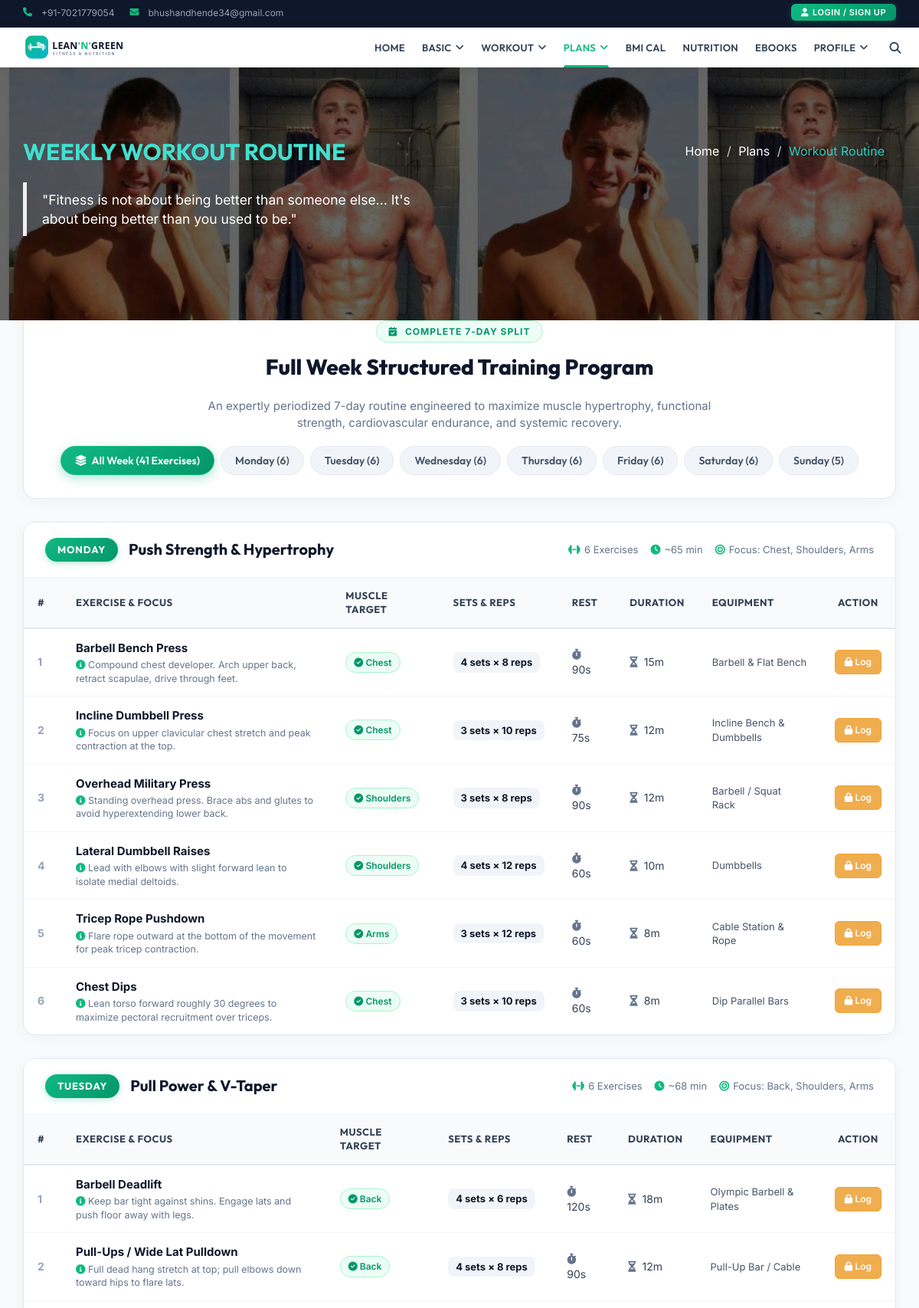
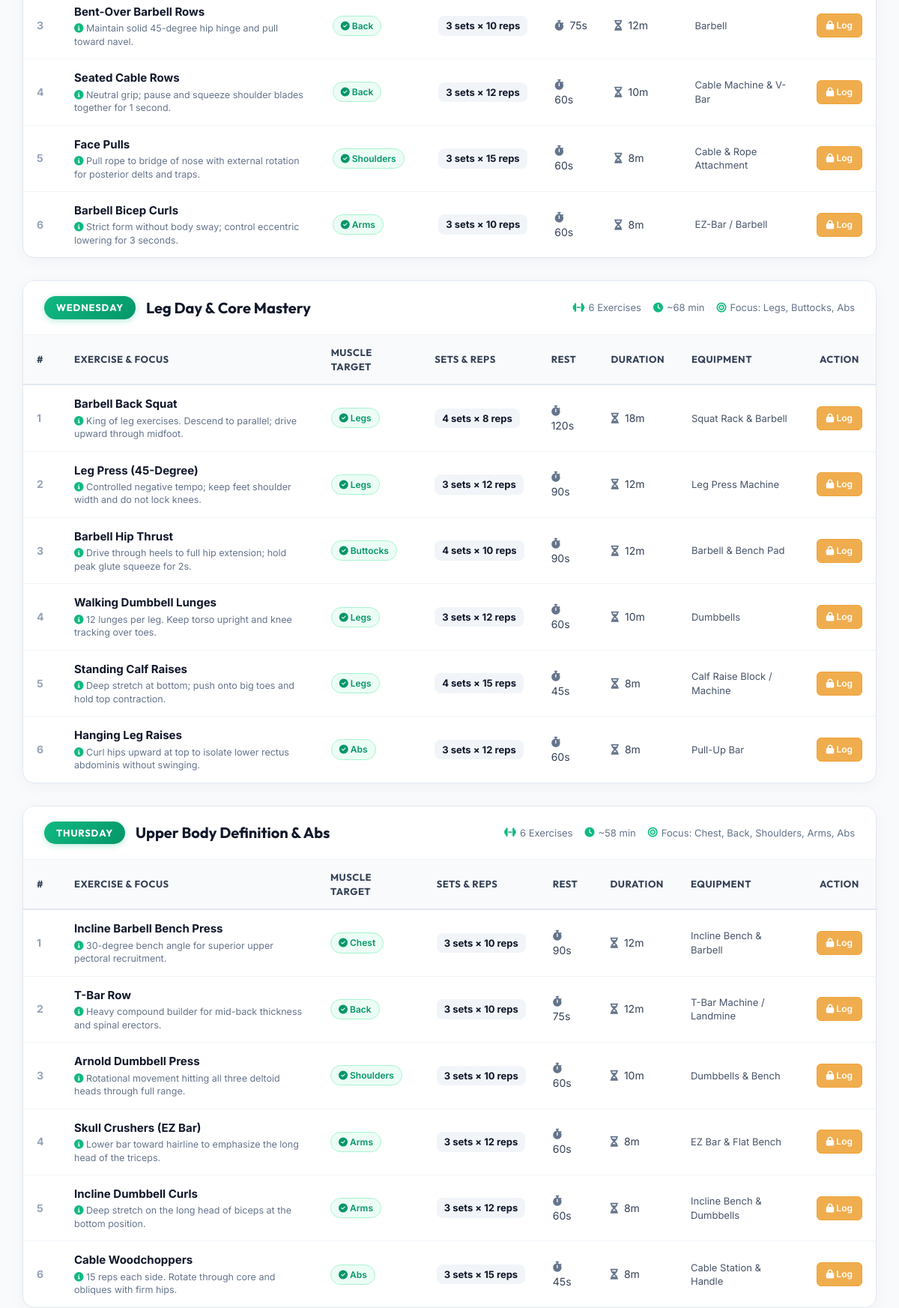
The page /Workout-Routine.php (upper part) on the database its author committed (2 pictures, top to bottom).
### tables this page shows
CREATE TABLE `workout_routine` (
  `id` int(11) NOT NULL,
  `day_of_week` varchar(20) NOT NULL,
  `workout_name` varchar(100) NOT NULL,
  `muscle_group` varchar(50) NOT NULL,
  `exercise_name` varchar(100) NOT NULL,
  `sets` int(11) DEFAULT 3,
  `reps` int(11) DEFAULT 12,
  `rest_seconds` int(11) DEFAULT 60,
  `duration_minutes` int(11) DEFAULT 15,
  `equipment_needed` varchar(100) DEFAULT 'Barbell / Dumbbell',
  `is_cardio` tinyint(1) DEFAULT 0,
  `notes` text DEFAULT NULL
);

### Workout-Routine.php (the view, shortened to what this page needs)
<?php
include('header.php');
include_once('db.php');
$sql = "SELECT id, day_of_week, workout_name, muscle_group, exercise_name, sets, reps, rest_seconds, duration_minutes, equipment_needed, is_cardio, notes
        FROM workout_routine
        ORDER BY FIELD(day_of_week, 'Monday', 'Tuesday', 'Wednesday', 'Thursday', 'Friday', 'Saturday', 'Sunday'), id ASC";
$result = $conn->query($sql);
$daysOrder = ['Monday', 'Tuesday', 'Wednesday', 'Thursday', 'Friday', 'Saturday', 'Sunday'];
$routinesByDay = [];
foreach ($daysOrder as $d) {
    $routinesByDay[$d] = [
        'workout_name' => '',
        'exercises' => [],
        'total_duration' => 0,
        'muscle_groups' => []
    ];
}
$totalExercises = 0;
if ($result && $result->num_rows > 0) {
    while ($row = $result->fetch_assoc()) {
        $day = $row['day_of_week'];
        if (isset($routinesByDay[$day])) {
            if (empty($routinesByDay[$day]['workout_name'])) {
                $routinesByDay[$day]['workout_name'] = $row['workout_name'];
            }
            $routinesByDay[$day]['exercises'][] = $row;
            $routinesByDay[$day]['total_duration'] += intval($row['duration_minutes']);
            if (!in_array($row['muscle_group'], $routinesByDay[$day]['muscle_groups'])) {
                $routinesByDay[$day]['muscle_groups'][] = $row['muscle_group'];
            }
            $totalExercises++;
        }
    }
}
?>
  <section id="single-page-header">
    <div class="overlay">
      <div class="container">
        <div class="row">
          <div class="col-md-6 col-sm-6 col-xs-12">
            <div class="single-page-header-left">
              <h2>Weekly Workout Routine</h2>
              <p>
              <blockquote>"Fitness is not about being better than someone else... It's about being better than you used to be."</blockquote>
              </p>
            </div>
          </div>
          <div class="col-md-6 col-sm-6 col-xs-12">
            <div class="single-page-header-right">
              <ol class="breadcrumb">
                <li><a href="index.php">Home</a></li>
                <li><a href="Workout-Routine.php">Plans</a></li>
                <li class="active">Workout Routine</li>
              </ol>
            </div>
          </div>
        </div>
      </div>
    </div>
  </section>
  <section class="routine-container">
    <div class="container">
      <div class="routine-header-card">
        <span style="background: #ecfdf5; color: #059669; font-size: 12px; font-weight: 700; text-transform: uppercase; letter-spacing: 1px; padding: 5px 16px; border-radius: 20px; display: inline-block; margin-bottom: 12px; border: 1px solid #a7f3d0;">
          <i class="fa fa-calendar-check" style="margin-right: 6px;"></i> Complete 7-Day Split
        </span>
        <h2 style="font-family: 'Outfit', sans-serif; font-size: 28px; font-weight: 800; color: #0f172a; margin: 0 0 10px 0;">
          Full Week Structured Training Program
        </h2>
        <p style="color: #64748b; font-size: 15px; max-width: 680px; margin: 0 auto;">
          An expertly periodized 7-day routine engineered to maximize muscle hypertrophy, functional strength, cardiovascular endurance, and systemic recovery.
        </p>
        <div class="routine-filter-nav">
          <button type="button" class="routine-filter-btn active" onclick="filterRoutineDay('all', this)">
            <i class="fa fa-layer-group"></i> All Week (<?= $totalExercises ?> Exercises)
          </button>
          <?php foreach ($daysOrder as $day): ?>
            <?php
              $dayExCount = count($routinesByDay[$day]['exercises']);
            ?>
            <button type="button" class="routine-filter-btn" onclick="filterRoutineDay('<?= strtolower($day) ?>', this)">
              <?= $day ?> (<?= $dayExCount ?>)
            </button>
          <?php endforeach; ?>
        </div>
      </div>
      <div id="routine-days-wrapper">
        <?php foreach ($daysOrder as $day): ?>
          <?php
            $dayData = $routinesByDay[$day];
            $dayId = 'routine-day-' . strtolower($day);
          ?>
          <div class="routine-day-card" id="<?= $dayId ?>" data-day="<?= strtolower($day) ?>">
            <div class="routine-day-header">
              <div class="routine-day-title-group">
                <span class="routine-day-badge"><?= htmlspecialchars($day) ?></span>
                <h3 class="routine-workout-name"><?= htmlspecialchars($dayData['workout_name']) ?></h3>
              </div>
              <div class="routine-day-meta">
                <span><i class="fa fa-dumbbell" style="color:#10b981;"></i> <?= count($dayData['exercises']) ?> Exercises</span>
                <span><i class="fa fa-clock" style="color:#10b981;"></i> ~<?= $dayData['total_duration'] ?> min</span>
                <span><i class="fa fa-bullseye" style="color:#10b981;"></i> Focus: <?= htmlspecialchars(implode(', ', $dayData['muscle_groups'])) ?></span>
              </div>
            </div>
            <div class="routine-table-wrapper">
              <table class="routine-table">
                <thead>
                  <tr>
                    <th style="width: 50px;">#</th>
                    <th>Exercise &amp; Focus</th>
                    <th>Muscle Target</th>
                    <th>Sets &amp; Reps</th>
                    <th>Rest</th>
                    <th>Duration</th>
                    <th>Equipment</th>
                    <th style="text-align: center;">Action</th>
                  </tr>
                </thead>
                <tbody>
                  <?php $idx = 1; foreach ($dayData['exercises'] as $ex): ?>
                    <tr>
                      <td style="font-weight: 700; color: #94a3b8;"><?= $idx++ ?></td>
                      <td>
                        <div class="routine-exercise-name"><?= htmlspecialchars($ex['exercise_name']) ?></div>
                        <?php if (!empty($ex['notes'])): ?>
                          <div class="routine-exercise-notes"><i class="fa fa-info-circle" style="color:#10b981;"></i> <?= htmlspecialchars($ex['notes']) ?></div>
                        <?php endif; ?>
                      </td>
                      <td>
                        <span class="muscle-badge <?= $ex['is_cardio'] ? 'badge-cardio' : '' ?>">
                          <i class="fa <?= $ex['is_cardio'] ? 'fa-heartbeat' : 'fa-check-circle' ?>"></i>
                          <?= htmlspecialchars($ex['muscle_group']) ?>
                        </span>
                      </td>
                      <td>
                        <span class="stat-pill"><?= htmlspecialchars($ex['sets']) ?> sets &times; <?= htmlspecialchars($ex['reps']) ?> reps</span>
                      </td>
                      <td><i class="fa fa-stopwatch" style="color:#64748b; margin-right:4px;"></i> <?= htmlspecialchars($ex['rest_seconds']) ?>s</td>
                      <td><i class="fa fa-hourglass-half" style="color:#64748b; margin-right:4px;"></i> <?= htmlspecialchars($ex['duration_minutes']) ?>m</td>
                      <td style="color: #475569; font-size: 13px;"><?= htmlspecialchars($ex['equipment_needed'] ?: 'None / Bodyweight') ?></td>
                      <td style="text-align: center;">
                        <?php if (isset($_SESSION['id'])): ?>
                          <a href="log_exercise.php?exercise_id=<?= urlencode($ex['id']) ?>&muscle_group=<?= urlencode($ex['muscle_group']) ?>"
                             class="btn btn-success btn-xs" style="background:#10b981; border:none; font-weight:600; padding:6px 12px; border-radius:6px;" title="Log this exercise">
                            <i class="fa fa-plus"></i> Log
                          </a>
                        <?php else: ?>
                          <button class="btn btn-warning btn-xs" data-toggle="modal" data-target="#login-form"
                                  style="font-weight:600; padding:6px 12px; border-radius:6px;" title="Sign in to log this exercise">
                            <i class="fa fa-lock"></i> Log
                          </button>
                        <?php endif; ?>
                      </td>
                    </tr>
                  <?php endforeach; ?>
                </tbody>
              </table>
            </div>
          </div>
        <?php endforeach; ?>
      </div>
    </div>
  </section>
  <?php include('footer.php'); ?>

### assets/css/theme-color/default-theme.css (style rules this page uses)
.single-page-header-right .breadcrumb li { color: #2bcdc1; }

### style.css (style rules this page uses)
body { font-family: 'Open Sans', sans-serif; font-size: 16px; overflow-x: hidden !important; color: #838282; }
a { text-decoration: none; color: #2f2f2f; }
h1,h2,h3,h4,h5,h6 { font-family: 'Lato', sans-serif; }
h2 { color: #fff; font-size: 30px; font-weight: 700; line-height: 40px; margin: 0; padding-bottom: 10px; }
#single-page-header { background-attachment: fixed !important; background-image: url("assets/images/muscle-hypertrophy.jpg"); background-repeat: repeat; background-size: auto; color: #ffffff; display: inline; float: left; width: 100%; }
.overlay { background-color: rgba(0,0,0,0.6); padding: 90px 0; float: left; width: 100%; }
.single-page-header-left { display: inline; float: left; width: 100%; }
.single-page-header-left h2 { text-transform: uppercase; color: turquoise; }
.single-page-header-left p { font-size: 15px; }
.single-page-header-right { display: inline; float: left; width: 100%; }
.single-page-header-right .breadcrumb { background: transparent none repeat scroll 0 0; border-radius: 0; text-align: right; }
.single-page-header-right .breadcrumb li a { color: #fff; }
body { font-family: 'Inter', -apple-system, BlinkMacSystemFont, 'Segoe UI', Roboto, sans-serif; color: #334155; background-color: #f8fafc; }
h1, h2, h3, h4, h5, h6 { font-family: 'Outfit', -apple-system, BlinkMacSystemFont, sans-serif; font-weight: 700; color: #0f172a; }

### assets/css/components/workout-routine.css (style rules this page uses)
.routine-container { padding: 40px 0 60px 0; background: #f8fafc; }
.routine-header-card { background: #ffffff; border: 1px solid #e2e8f0; border-radius: 16px; padding: 30px; box-shadow: 0 4px 20px rgba(15, 23, 42, 0.04); margin-bottom: 30px; text-align: center; }
.routine-filter-nav { display: flex; flex-wrap: wrap; justify-content: center; gap: 8px; margin-top: 20px; }
.routine-filter-btn { background: #f1f5f9; border: 1px solid #e2e8f0; color: #475569; font-family: 'Outfit', sans-serif; font-weight: 600; font-size: 14px; padding: 8px 18px; border-radius: 25px; cursor: pointer; transition: all 0.25s ease; display: inline-flex; align-items: center; gap: 6px; }
.routine-filter-btn.active { background: linear-gradient(135deg, #10b981, #059669); border-color: #10b981; color: #ffffff; box-shadow: 0 4px 14px rgba(16, 185, 129, 0.35); }
.routine-day-card { background: #ffffff; border: 1px solid #e2e8f0; border-radius: 16px; margin-bottom: 30px; overflow: hidden; box-shadow: 0 4px 20px rgba(15, 23, 42, 0.04); transition: transform 0.2s ease, box-shadow 0.2s ease; }
.routine-day-header { background: #ffffff; padding: 20px 28px; border-bottom: 1.5px solid #f1f5f9; display: flex; justify-content: space-between; align-items: center; flex-wrap: wrap; gap: 12px; }
.routine-day-title-group { display: flex; align-items: center; gap: 14px; flex-wrap: wrap; }
.routine-day-badge { background: linear-gradient(135deg, #10b981, #059669); color: #ffffff; font-family: 'Outfit', sans-serif; font-size: 13px; font-weight: 700; text-transform: uppercase; letter-spacing: 0.8px; padding: 6px 16px; border-radius: 20px; box-shadow: 0 2px 8px rgba(16, 185, 129, 0.3); }
.routine-workout-name { font-family: 'Outfit', sans-serif; font-size: 20px; font-weight: 700; color: #0f172a; margin: 0; }
.routine-day-meta { display: flex; align-items: center; gap: 16px; font-size: 13px; color: #64748b; flex-wrap: wrap; }
.routine-day-meta span { display: inline-flex; align-items: center; gap: 5px; }
.routine-table-wrapper { overflow-x: auto; }
.routine-table { width: 100%; margin-bottom: 0; border-collapse: collapse; }
.routine-table th { background: #f8fafc; color: #334155; font-family: 'Outfit', sans-serif; font-weight: 700; font-size: 13px; text-transform: uppercase; letter-spacing: 0.5px; padding: 14px 18px; border-bottom: 2px solid #e2e8f0; border-top: none; }
.routine-table td { padding: 14px 18px; vertical-align: middle; border-top: 1px solid #f1f5f9; font-size: 14px; color: #334155; }
.routine-exercise-name { font-weight: 700; color: #0f172a; font-size: 15px; }
.routine-exercise-notes { font-size: 12.5px; color: #64748b; margin-top: 3px; line-height: 1.4; }
.muscle-badge { display: inline-block; font-size: 12px; font-weight: 600; padding: 4px 10px; border-radius: 15px; background: #ecfdf5; color: #059669; border: 1px solid #a7f3d0; white-space: nowrap; }
.stat-pill { display: inline-block; background: #f1f5f9; color: #0f172a; font-weight: 700; font-size: 13px; padding: 4px 10px; border-radius: 8px; white-space: nowrap; }

### rows shown on the page
workout_routine: exercise_name "Barbell Bench Press", notes "Compound chest developer. Arch upper back, retract scapulae, drive through feet.", is_cardio 0 (drawn), muscle_group "Chest", sets "4", reps "8", rest_seconds "90", duration_minutes "15", equipment_needed "Barbell & Flat Bench"
workout_routine: exercise_name "Incline Dumbbell Press", notes "Focus on upper clavicular chest stretch and peak contraction at the top.", is_cardio 0 (drawn), muscle_group "Chest", sets "3", reps "10", rest_seconds "75", duration_minutes "12", equipment_needed "Incline Bench & Dumbbells"
workout_routine: exercise_name "Overhead Military Press", notes "Standing overhead press. Brace abs and glutes to avoid hyperextending lower back.", is_cardio 0 (drawn), muscle_group "Shoulders", sets "3", reps "8", rest_seconds "90", duration_minutes "12", equipment_needed "Barbell / Squat Rack"
workout_routine: exercise_name "Lateral Dumbbell Raises", notes "Lead with elbows with slight forward lean to isolate medial deltoids.", is_cardio 0 (drawn), muscle_group "Shoulders", sets "4", reps "12", rest_seconds "60", duration_minutes "10", equipment_needed "Dumbbells"
workout_routine: exercise_name "Tricep Rope Pushdown", notes "Flare rope outward at the bottom of the movement for peak tricep contraction.", is_cardio 0 (drawn), muscle_group "Arms", sets "3", reps "12", rest_seconds "60", duration_minutes "8", equipment_needed "Cable Station & Rope"
workout_routine: exercise_name "Chest Dips", notes "Lean torso forward roughly 30 degrees to maximize pectoral recruitment over triceps.", is_cardio 0 (drawn), muscle_group "Chest", sets "3", reps "10", rest_seconds "60", duration_minutes "8", equipment_needed "Dip Parallel Bars"
workout_routine: exercise_name "Barbell Deadlift", notes "Keep bar tight against shins. Engage lats and push floor away with legs.", is_cardio 0 (drawn), muscle_group "Back", sets "4", reps "6", rest_seconds "120", duration_minutes "18", equipment_needed "Olympic Barbell & Plates"
workout_routine: exercise_name "Pull-Ups / Wide Lat Pulldown", notes "Full dead hang stretch at top; pull elbows down toward hips to flare lats.", is_cardio 0 (drawn), muscle_group "Back", sets "4", reps "8", rest_seconds "90", duration_minutes "12", equipment_needed "Pull-Up Bar / Cable"
workout_routine: exercise_name "Bent-Over Barbell Rows", notes "Maintain solid 45-degree hip hinge and pull toward navel.", is_cardio 0 (drawn), muscle_group "Back", sets "3", reps "10", rest_seconds "75", duration_minutes "12", equipment_needed "Barbell"
workout_routine: exercise_name "Seated Cable Rows", notes "Neutral grip; pause and squeeze shoulder blades together for 1 second.", is_cardio 0 (drawn), muscle_group "Back", sets "3", reps "12", rest_seconds "60", duration_minutes "10", equipment_needed "Cable Machine & V-Bar"
workout_routine: exercise_name "Face Pulls", notes "Pull rope to bridge of nose with external rotation for posterior delts and traps.", is_cardio 0 (drawn), muscle_group "Shoulders", sets "3", reps "15", rest_seconds "60", duration_minutes "8", equipment_needed "Cable & Rope Attachment"
workout_routine: exercise_name "Barbell Bicep Curls", notes "Strict form without body sway; control eccentric lowering for 3 seconds.", is_cardio 0 (drawn), muscle_group "Arms", sets "3", reps "10", rest_seconds "60", duration_minutes "8", equipment_needed "EZ-Bar / Barbell"
workout_routine: exercise_name "Barbell Back Squat", notes "King of leg exercises. Descend to parallel; drive upward through midfoot.", is_cardio 0 (drawn), muscle_group "Legs", sets "4", reps "8", rest_seconds "120", duration_minutes "18", equipment_needed "Squat Rack & Barbell"
workout_routine: exercise_name "Leg Press (45-Degree)", notes "Controlled negative tempo; keep feet shoulder width and do not lock knees.", is_cardio 0 (drawn), muscle_group "Legs", sets "3", reps "12", rest_seconds "90", duration_minutes "12", equipment_needed "Leg Press Machine"
workout_routine: exercise_name "Barbell Hip Thrust", notes "Drive through heels to full hip extension; hold peak glute squeeze for 2s.", is_cardio 0 (drawn), muscle_group "Buttocks", sets "4", reps "10", rest_seconds "90", duration_minutes "12", equipment_needed "Barbell & Bench Pad"
workout_routine: exercise_name "Walking Dumbbell Lunges", notes "12 lunges per leg. Keep torso upright and knee tracking over toes.", is_cardio 0 (drawn), muscle_group "Legs", sets "3", reps "12", rest_seconds "60", duration_minutes "10", equipment_needed "Dumbbells"
workout_routine: exercise_name "Standing Calf Raises", notes "Deep stretch at bottom; push onto big toes and hold top contraction.", is_cardio 0 (drawn), muscle_group "Legs", sets "4", reps "15", rest_seconds "45", duration_minutes "8", equipment_needed "Calf Raise Block / Machine"
workout_routine: exercise_name "Hanging Leg Raises", notes "Curl hips upward at top to isolate lower rectus abdominis without swinging.", is_cardio 0 (drawn), muscle_group "Abs", sets "3", reps "12", rest_seconds "60", duration_minutes "8", equipment_needed "Pull-Up Bar"
workout_routine: exercise_name "Incline Barbell Bench Press", notes "30-degree bench angle for superior upper pectoral recruitment.", is_cardio 0 (drawn), muscle_group "Chest", sets "3", reps "10", rest_seconds "90", duration_minutes "12", equipment_needed "Incline Bench & Barbell"
workout_routine: exercise_name "T-Bar Row", notes "Heavy compound builder for mid-back thickness and spinal erectors.", is_cardio 0 (drawn), muscle_group "Back", sets "3", reps "10", rest_seconds "75", duration_minutes "12", equipment_needed "T-Bar Machine / Landmine"
workout_routine: exercise_name "Arnold Dumbbell Press", notes "Rotational movement hitting all three deltoid heads through full range.", is_cardio 0 (drawn), muscle_group "Shoulders", sets "3", reps "10", rest_seconds "60", duration_minutes "10", equipment_needed "Dumbbells & Bench"
workout_routine: exercise_name "Skull Crushers (EZ Bar)", notes "Lower bar toward hairline to emphasize the long head of the triceps.", is_cardio 0 (drawn), muscle_group "Arms", sets "3", reps "12", rest_seconds "60", duration_minutes "8", equipment_needed "EZ Bar & Flat Bench"
workout_routine: exercise_name "Incline Dumbbell Curls", notes "Deep stretch on the long head of biceps at the bottom position.", is_cardio 0 (drawn), muscle_group "Arms", sets "3", reps "12", rest_seconds "60", duration_minutes "8", equipment_needed "Incline Bench & Dumbbells"
workout_routine: exercise_name "Cable Woodchoppers", notes "15 reps each side. Rotate through core and obliques with firm hips.", is_cardio 0 (drawn), muscle_group "Abs", sets "3", reps "15", rest_seconds "45", duration_minutes "8", equipment_needed "Cable Station & Handle"

### other values the page prints
$totalExercises "41"
$day "Monday"
$dayExCount "6"
$day "Tuesday"
$day "Wednesday"
$day "Thursday"
$day "Friday"
$day "Saturday"
$day "Sunday"
$dayExCount "5"
$day "MONDAY"
$dayData['workout_name'] "Push Strength & Hypertrophy"
count($dayData['exercises']) "6"
$dayData['total_duration'] "65"
implode(', ', $dayData['muscle_groups']) "Chest, Shoulders, Arms"
